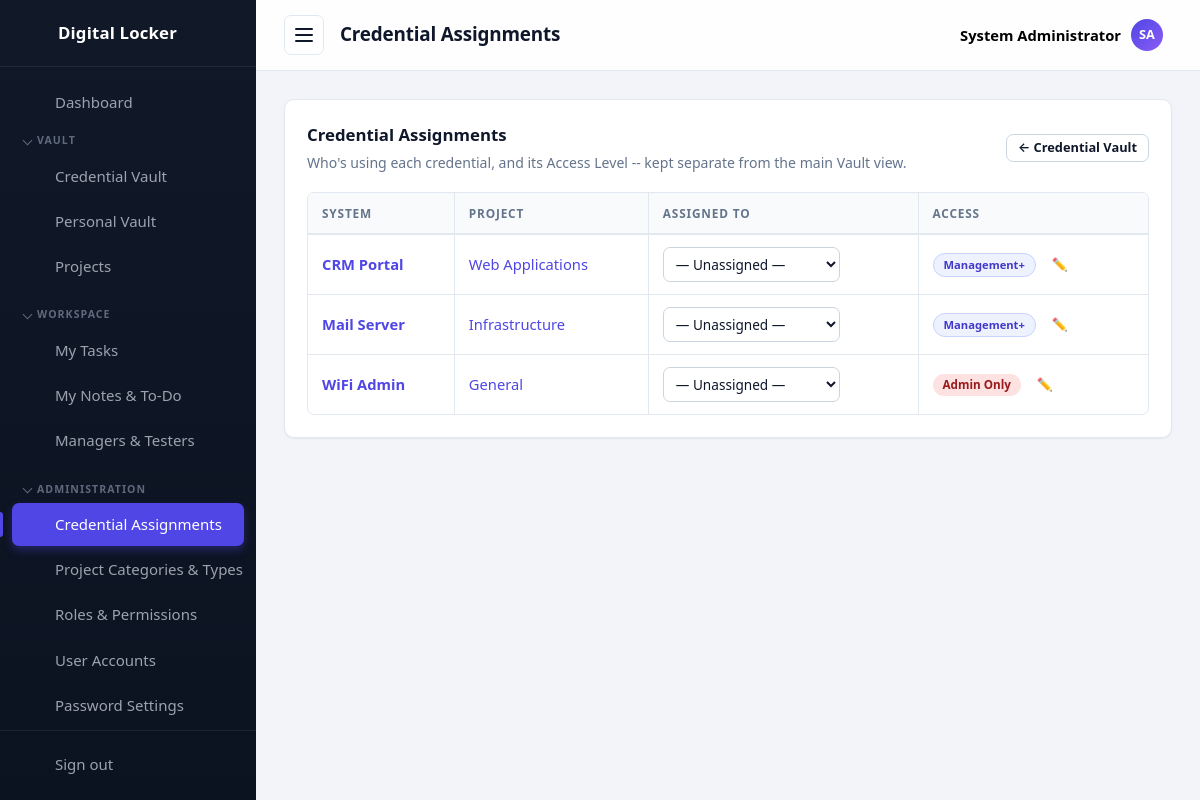
The app's page /passwords/assignments.php (signed in) with its own data.
### tables this page shows
CREATE TABLE settings (
  id          INT UNSIGNED AUTO_INCREMENT PRIMARY KEY,
  setting_key VARCHAR(60) NOT NULL UNIQUE,
  setting_value TEXT NULL
);

CREATE TABLE users (
  id            INT UNSIGNED AUTO_INCREMENT PRIMARY KEY,
  username      VARCHAR(50)  NOT NULL UNIQUE,
  email         VARCHAR(120) NOT NULL UNIQUE,
  full_name     VARCHAR(120) NOT NULL DEFAULT '',
  password_hash VARCHAR(255) NOT NULL,
  is_active     TINYINT(1)   NOT NULL DEFAULT 1,
  last_login    DATETIME     NULL,
  created_at    TIMESTAMP DEFAULT CURRENT_TIMESTAMP
);

CREATE TABLE passwords (
  id            INT UNSIGNED AUTO_INCREMENT PRIMARY KEY,
  title         VARCHAR(150) NOT NULL,
  category      VARCHAR(60)  NOT NULL DEFAULT '',
  username      VARCHAR(120) NOT NULL DEFAULT '',
  email         VARCHAR(120) NOT NULL DEFAULT '',
  phone         VARCHAR(40)  NOT NULL DEFAULT '',
  encrypted     TEXT         NOT NULL,
  url           VARCHAR(255) NOT NULL DEFAULT '',
  notes         TEXT,
  extra_info    TEXT,
  project_id    INT UNSIGNED NULL,
  assigned_to   INT UNSIGNED NULL,
  created_by    INT UNSIGNED NULL,
  created_at    TIMESTAMP DEFAULT CURRENT_TIMESTAMP,
  updated_at    TIMESTAMP DEFAULT CURRENT_TIMESTAMP ON UPDATE CURRENT_TIMESTAMP,
  CONSTRAINT fk_p_project  FOREIGN KEY (project_id)  REFERENCES projects(id) ON DELETE SET NULL,
  CONSTRAINT fk_p_assigned FOREIGN KEY (assigned_to) REFERENCES users(id)    ON DELETE SET NULL,
  CONSTRAINT fk_p_creator  FOREIGN KEY (created_by)  REFERENCES users(id)    ON DELETE SET NULL
);

CREATE TABLE projects (
  id          INT UNSIGNED AUTO_INCREMENT PRIMARY KEY,
  name        VARCHAR(100) NOT NULL UNIQUE,
  category    VARCHAR(60)  NOT NULL DEFAULT '',
  type        VARCHAR(60)  NOT NULL DEFAULT '',
  description VARCHAR(255) NOT NULL DEFAULT '',
  created_at  TIMESTAMP DEFAULT CURRENT_TIMESTAMP
);

### includes/functions.php (called while the page is built, shortened)
<?php
function assetUrl(string $relativePath): string
{
    $relativePath = '/' . ltrim($relativePath, '/');
    $diskPath = __DIR__ . '/..' . $relativePath;
    $version = is_file($diskPath) ? filemtime($diskPath) : time();
    return BASE_URL . $relativePath . '?v=' . $version;
}
function e(?string $value): string
{
    return htmlspecialchars((string) $value, ENT_QUOTES, 'UTF-8');
}
function setting(string $key, ?string $default = null): ?string
{
    global $db;
    static $cache = null;
    if ($cache === null) {
        $cache = [];
        try {
            $rows = $db->query('SELECT setting_key, setting_value FROM settings')->fetchAll();
            foreach ($rows as $row) {
                $cache[$row['setting_key']] = $row['setting_value'];
            }
        } catch (Throwable $e) {
            return $default;
        }
    }
    return $cache[$key] ?? $default;
}
function appName(): string
{
    return setting('app_name') ?: 'Digital Locker';
}
function pageTitle(string $title): string
{
    return $title . ' | ' . appName();
}
function accessLabel(?string $roleName): string
{
    $labels = [
        'Administrator' => 'Admin Only',
        'Manager'       => 'Management+',
        'Tester'        => 'Testers',
        'Viewer'        => 'All Staff',
    ];
    return $labels[$roleName] ?? ($roleName ?: '—');
}

### includes/auth.php (called while the page is built, shortened)
<?php
function currentUser(): ?array
{
    return $_SESSION['user'] ?? null;
}
function isLoggedIn(): bool
{
    return !empty($_SESSION['user']['id']);
}
function userPermissions(): array
{
    static $permissions = null;
    if ($permissions !== null) {
        return $permissions;
    }
    global $db;
    $permissions = [];
    $stmt = $db->prepare(
        'SELECT DISTINCT rp.permission
           FROM role_permissions rp
           JOIN user_roles ur ON ur.role_id = rp.role_id
          WHERE ur.user_id = :uid'
    );
    $stmt->execute(['uid' => $_SESSION['user']['id']]);
    foreach ($stmt->fetchAll() as $row) {
        $permissions[] = $row['permission'];
    }
    return $permissions;
}
function hasPermission(string $permission): bool
{
    return in_array($permission, userPermissions(), true);
}
function requirePermission(string $permission): void
{
    if (!hasPermission($permission)) {
        require __DIR__ . '/../403.php';
        exit;
    }
}
function userRoleNames(): array
{
    static $roles = null;
    if ($roles !== null) {
        return $roles;
    }
    global $db;
    $stmt = $db->prepare(
        'SELECT r.name, r.id
           FROM roles r
           JOIN user_roles ur ON ur.role_id = r.id
          WHERE ur.user_id = :uid'
    );
    $stmt->execute(['uid' => $_SESSION['user']['id']]);
    $roles = $stmt->fetchAll();
    return $roles;
}
function isAdministrator(): bool
{
    foreach (userRoleNames() as $role) {
        if ($role['name'] === 'Administrator') {
            return true;
        }
    }
    return false;
}

### passwords/assignments.php (the view, shortened to what this page needs)
<?php
require_once __DIR__ . '/../includes/init.php';
requirePermission('passwords.manage');
if (!isAdministrator()) {
    require __DIR__ . '/../403.php';
    exit;
}
$pageTitle = 'Credential Assignments';
$activePage = 'assignments';
$assignUsers = $db->query('SELECT id, username, full_name FROM users WHERE is_active = 1 ORDER BY username')->fetchAll();
$rows = $db->query(
    'SELECT p.id, p.title, p.assigned_to, p.project_id, pr.name AS project_name,
            u.username AS assigned_username, u.full_name AS assigned_full_name,
            GROUP_CONCAT(DISTINCT r.id, ":", r.name ORDER BY r.name SEPARATOR "||") AS role_pairs
       FROM passwords p
       LEFT JOIN projects pr ON pr.id = p.project_id
       LEFT JOIN users u ON u.id = p.assigned_to
       LEFT JOIN password_roles pr2 ON pr2.password_id = p.id
       LEFT JOIN roles r ON r.id = pr2.role_id
      GROUP BY p.id
      ORDER BY p.title ASC'
)->fetchAll();
require __DIR__ . '/../includes/header.php';
?>
<div class="card">
    <div class="card__header card__header--stack">
        <div>
            <h2 class="card__title">Credential Assignments</h2>
            <p class="muted" style="margin:4px 0 0">Who's using each credential, and its Access Level -- kept separate from the main Vault view.</p>
        </div>
        <a class="btn btn--small" href="index.php">&larr; Credential Vault</a>
    </div>
    <?php if (!$rows): ?>
        <p class="muted">No credentials yet.</p>
    <?php else: ?>
        <div class="table-wrap">
        <table class="table">
            <thead>
                <tr>
                    <th>System</th>
                    <th>Project</th>
                    <th>Assigned To</th>
                    <th>Access</th>
                </tr>
            </thead>
            <tbody>
            <?php foreach ($rows as $row): ?>
                <tr>
                    <td><strong><a href="view.php?id=<?= (int) $row['id'] ?>"><?= e($row['title']) ?></a></strong></td>
                    <td><?= $row['project_name'] ? '<a href="' . BASE_URL . '/projects/view.php?id=' . (int) $row['project_id'] . '">' . e($row['project_name']) . '</a>' : '—' ?></td>
                    <td>
                        <form method="post" action="update_assigned.php" class="inline-form">
                            <select name="assigned_to" onchange="this.form.submit()">
                                <option value="0">— Unassigned —</option>
                            </select>
                        </form>
                    </td>
                    <td>
                        <?php if ($row['role_pairs']): ?>
                            <?php foreach (explode('||', $row['role_pairs']) as $pair): ?>
                                <?php [, $roleName] = explode(':', $pair, 2); ?>
                                <span class="badge <?= $roleName === 'Administrator' ? 'badge--danger' : 'badge--role' ?>"><?= e(accessLabel($roleName)) ?></span>
                            <?php endforeach; ?>
                        <?php else: ?>
                            <span class="badge badge--success">All Staff</span>
                        <?php endif; ?>
                        <a class="btn btn--small btn--ghost" href="edit.php?id=<?= (int) $row['id'] ?>" title="Change Access Level">✏️</a>
                    </td>
                </tr>
            <?php endforeach; ?>
            </tbody>
        </table>
        </div>
    <?php endif; ?>
</div>
<?php require __DIR__ . '/../includes/footer.php'; ?>

### includes/header.php (shortened to what this page needs)
<?php
require_once __DIR__ . '/init.php';
$currentUser = currentUser();
function isActive(string $name, string $current): string
{
    return $name === $current ? ' active' : '';
}
function sidebarGroups(): array
{
    return [
        'vault' => ['label' => 'Vault', 'items' => [
            ['key' => 'passwords', 'href' => '/passwords/index.php', 'icon' => 'passwords', 'label' => 'Credential Vault', 'show' => hasPermission('passwords.view')],
            ['key' => 'personal', 'href' => '/personal/index.php', 'icon' => 'personal', 'label' => 'Personal Vault', 'show' => true],
            ['key' => 'projects', 'href' => '/projects/index.php', 'icon' => 'projects', 'label' => hasPermission('projects.manage') ? 'Projects' : 'My Projects', 'show' => hasPermission('projects.manage') || hasAnyProjectMembership()],
        ]],
        'workspace' => ['label' => 'Workspace', 'items' => [
            ['key' => 'tasks', 'href' => '/tasks/index.php', 'icon' => 'tasks', 'label' => 'My Tasks', 'show' => hasPermission('tasks.view')],
            ['key' => 'notes', 'href' => '/notes/index.php', 'icon' => 'notes', 'label' => 'My Notes & To-Do', 'show' => true],
            ['key' => 'team', 'href' => '/team/index.php', 'icon' => 'team', 'label' => isAdministrator() ? 'Managers & Testers' : (hasPermission('tasks.manage') ? 'My Team' : 'Mentors'), 'show' => true],
        ]],
        'administration' => ['label' => 'Administration', 'items' => [
            ['key' => 'assignments', 'href' => '/passwords/assignments.php', 'icon' => 'assignments', 'label' => 'Credential Assignments', 'show' => isAdministrator()],
            ['key' => 'categories', 'href' => '/categories/index.php', 'icon' => 'categories', 'label' => 'Project Categories & Types', 'show' => isAdministrator()],
            ['key' => 'roles', 'href' => '/roles/index.php', 'icon' => 'roles', 'label' => 'Roles &amp; Permissions', 'show' => hasPermission('roles.manage')],
            ['key' => 'users', 'href' => '/users/index.php', 'icon' => 'users', 'label' => 'User Accounts', 'show' => hasPermission('users.manage')],
            ['key' => 'settings', 'href' => '/settings/index.php', 'icon' => 'settings', 'label' => 'Password Settings', 'show' => hasPermission('settings.manage')],
        ]],
    ];
}
function initials(string $name): string
{
    $parts = preg_split('/\s+/', trim($name));
    $letters = array_map(static fn ($p) => mb_strtoupper(mb_substr($p, 0, 1)), array_filter($parts));
    return implode('', array_slice($letters, 0, 2)) ?: '?';
}
function navIcon(string $name): string
{
    $icons = [
        'dashboard' => '<path d="M3 3h8v8H3zM13 3h8v5h-8zM13 12h8v9h-8zM3 15h8v6H3z"/>',
        'passwords' => '<circle cx="8" cy="15" r="4"/><path d="M10.8 12.2L21 2M18 5l3 3M15.5 7.5l2 2"/>',
        'personal'  => '<circle cx="12" cy="8" r="4"/><path d="M4 21c0-4.4 3.6-7 8-7s8 2.6 8 7"/>',
        'export'    => '<path d="M12 3v12M8 11l4 4 4-4M4 17v3h16v-3"/>',
        'projects'  => '<path d="M3 7a2 2 0 0 1 2-2h4l2 2h8a2 2 0 0 1 2 2v9a2 2 0 0 1-2 2H5a2 2 0 0 1-2-2z"/>',
        'tasks'     => '<path d="M9 5H7a2 2 0 0 0-2 2v12a2 2 0 0 0 2 2h10a2 2 0 0 0 2-2V7a2 2 0 0 0-2-2h-2"/><rect x="9" y="3" width="6" height="4" rx="1"/><path d="M9 12l2 2 4-4"/>',
        'notes'     => '<path d="M6 3h9l5 5v13a1 1 0 0 1-1 1H6a1 1 0 0 1-1-1V4a1 1 0 0 1 1-1z"/><path d="M15 3v5h5M8 13h8M8 17h5"/>',
        'team'      => '<circle cx="9" cy="8" r="3.5"/><path d="M2.5 20c0-3.5 3-5.5 6.5-5.5s6.5 2 6.5 5.5M16 4.5a3.5 3.5 0 0 1 0 7M17.5 14.5c2.5.6 4 2.3 4 5.5"/>',
        'categories' => '<path d="M4 4h7v7H4zM13 4h7v7h-7zM4 13h7v7H4zM13 13h7v7h-7z"/>',
        'assignments' => '<circle cx="9" cy="7" r="4"/><path d="M2.5 21c0-4 3-6.5 6.5-6.5s6.5 2.5 6.5 6.5"/><path d="M17 8l2 2 4-4"/>',
        'roles'     => '<path d="M12 3l8 3v6c0 4.5-3.2 7.6-8 9-4.8-1.4-8-4.5-8-9V6z"/><path d="M9 12l2 2 4-4"/>',
        'users'     => '<circle cx="9" cy="8" r="3.5"/><path d="M2.5 20c0-3.5 3-5.5 6.5-5.5s6.5 2 6.5 5.5M16 4.5a3.5 3.5 0 0 1 0 7M17.5 14.5c2.5.6 4 2.3 4 5.5"/>',
        'settings'  => '<path d="M4 7h10M18 7h2M4 17h2M10 17h10"/><circle cx="16" cy="7" r="2.5"/><circle cx="8" cy="17" r="2.5"/>',
        'logout'    => '<path d="M14 4H5v16h9M10 12h11M18 8l4 4-4 4"/>',
        'lock'      => '<rect x="5" y="11" width="14" height="10" rx="2"/><path d="M8 11V8a4 4 0 0 1 8 0v3M12 15v3"/>',
    ];
    return '<svg class="icon" width="24" height="24" viewBox="0 0 24 24" fill="none" stroke="currentColor" stroke-width="2" stroke-linecap="round" stroke-linejoin="round" aria-hidden="true">' . ($icons[$name] ?? '') . '</svg>';
}
?>
<!DOCTYPE html>
<html lang="en">
<head>
    <title><?= e(pageTitle($pageTitle)) ?></title>
    <link rel="stylesheet" href="<?= e(assetUrl('/assets/css/style.css')) ?>">
</head>
<body data-autolock="<?= (int) setting('auto_lock_minutes', '0') ?>" data-confirm-reveal="<?= (int) setting('require_confirm_reveal', '0') ?>" data-lock-url="<?= e(BASE_URL . '/lock.php') ?>">
<div class="layout">
    <aside class="sidebar" id="sidebar">
        <a class="sidebar__brand" href="<?= BASE_URL ?>/dashboard.php" aria-label="<?= e(appName()) ?>">
            <?= navIcon('lock') ?>
            <span class="sidebar__brand-text"><?= e(appName()) ?></span>
        </a>
        <nav class="sidebar__nav" aria-label="Main navigation">
            <a class="sidebar__link<?= isActive('dashboard', $activePage) ?>" href="<?= BASE_URL ?>/dashboard.php">
                <?= navIcon('dashboard') ?>
                <span class="sidebar__link-text">Dashboard</span>
            </a>
            <?php foreach (sidebarGroups() as $navGroup):
                $navItems = array_filter($navGroup['items'], static fn ($it) => $it['show']);
            ?>
                <details class="sidebar__group" open>
                    <summary class="sidebar__group-label"><?= e($navGroup['label']) ?></summary>
                    <?php foreach ($navItems as $navItem): ?>
                        <a class="sidebar__link<?= isActive($navItem['key'], $activePage) ?>" href="<?= BASE_URL . $navItem['href'] ?>">
                            <?= navIcon($navItem['icon']) ?>
                            <span class="sidebar__link-text"><?= $navItem['label'] ?></span>
                        </a>
                    <?php endforeach; ?>
                </details>
            <?php endforeach; ?>
        </nav>
        <div class="sidebar__footer">
            <a class="sidebar__link" href="<?= BASE_URL ?>/logout.php">
                <?= navIcon('logout') ?>
                <span class="sidebar__link-text">Sign out</span>
            </a>
        </div>
    </aside>
    <div class="main">
        <header class="topbar">
            <button class="topbar__toggle" id="sidebar-toggle" aria-label="Toggle navigation" aria-expanded="true">
                <span></span><span></span><span></span>
            </button>
            <h1 class="topbar__title"><?= e($pageTitle) ?></h1>
            <div class="topbar__user" id="user-menu">
                <button type="button" class="topbar__user-btn" id="user-menu-toggle" aria-haspopup="true" aria-expanded="false">
                    <span class="topbar__user-name"><?= e($currentUser['full_name'] ?: $currentUser['username']) ?></span>
                    <span class="topbar__avatar"><?= e(initials($currentUser['full_name'] ?: $currentUser['username'])) ?></span>
                </button>
            </div>
        </header>
        <main class="content">

### records on screen
settings: setting_value "Digital Locker"
users: full_name "System Administrator", full_name "SA"
passwords: title "CRM Portal", project.name "Web Applications", roleName "Management+"
passwords: title "Mail Server", project.name "Infrastructure", roleName "Management+"
passwords: title "WiFi Admin", project.name "General", roleName "Admin Only"

### other values on screen
$navGroup['label'] "VAULT"
$navItem['label'] "Credential Vault"
$navItem['label'] "Personal Vault"
$navItem['label'] "Projects"
$navGroup['label'] "WORKSPACE"
$navItem['label'] "My Tasks"
$navItem['label'] "My Notes & To-Do"
$navItem['label'] "Managers & Testers"
$navGroup['label'] "ADMINISTRATION"
$navItem['label'] "Credential Assignments"
$navItem['label'] "Project Categories & Types"
$navItem['label'] "Roles & Permissions"
$navItem['label'] "User Accounts"
$navItem['label'] "Password Settings"
$pageTitle "Credential Assignments"
